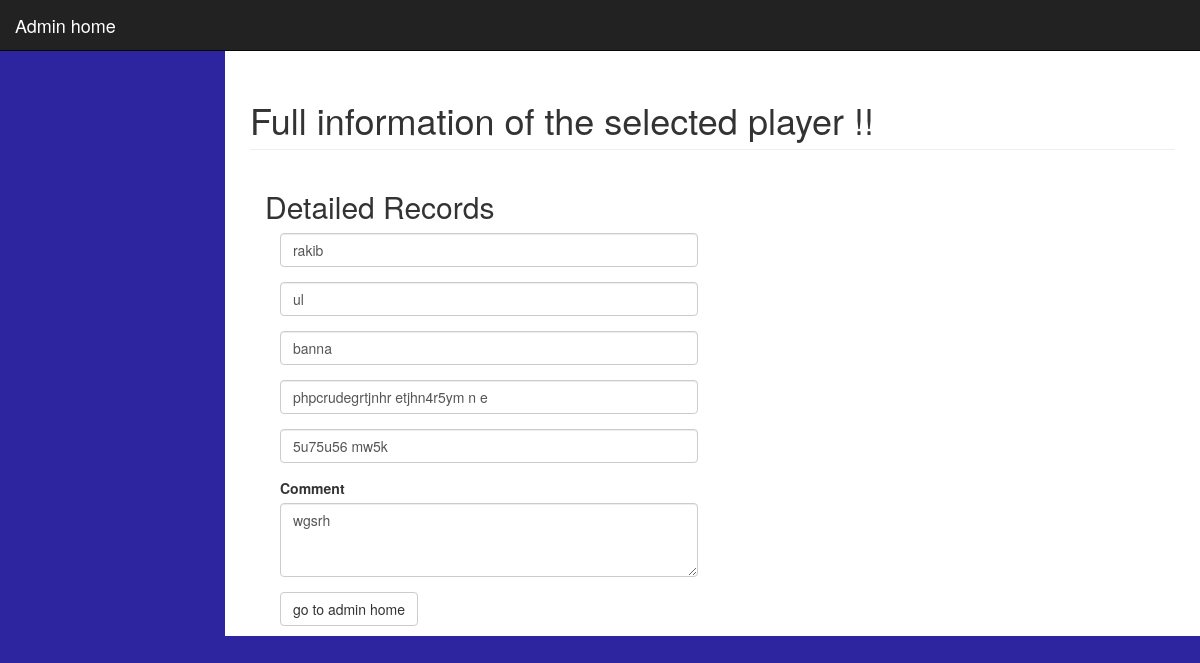
/searchfrm.php?id=4, run on the app's committed database.
### tables this page shows
CREATE TABLE `people` (
  `people_id` int(11) NOT NULL,
  `first_name` varchar(30) NOT NULL,
  `last_name` varchar(30) NOT NULL,
  `mid_name` varchar(30) NOT NULL,
  `address` varchar(30) NOT NULL,
  `contact` varchar(30) NOT NULL,
  `comment` text NOT NULL
);

### searchfrm.php (the view, shortened to what this page needs)
<?php
       include('connection.php');
       include('header.php');
        ?>
<body>
    <div id="wrapper">
        <nav class="navbar navbar-inverse navbar-fixed-top" role="navigation">
            <div class="navbar-header">
                <a class="navbar-brand" href="index.php">Admin home</a>
            </div>
        </nav>
        <div id="page-wrapper">
            <div class="container-fluid">
                <div class="row">
                    <div class="col-lg-12">
                        <h1 class="page-header">
                           Full information of the selected player !!
                        </h1>
                    </div>
                </div>
<?php
$query = 'SELECT * FROM people
              WHERE
              people_id ='.$_GET['id'];
            $result = mysqli_query($conn, $query) or die(mysqli_error($conn));
              while($row = mysqli_fetch_array($result))
              {
                $i= $row['first_name'];
                $a=$row['last_name'];
                $b=$row['mid_name'];
                $c=$row['address'];
                $d=$row['contact'];
                $e=$row['comment'];
              }
?>
             <div class="col-lg-12">
                  <h2>Detailed Records</h2>
                      <div class="col-lg-6">
                        <form role="form" method="post" action="index.php">
                            <div class="form-group">
                              <input class="form-control" placeholder="First Name" name="firstname" value="<?php echo $i; ?>">
                            </div>
                            <div class="form-group">
                              <input class="form-control" placeholder="Last Name" name="lastname" value="<?php echo $a; ?>">
                            </div>
                            <div class="form-group">
                              <input class="form-control" placeholder="Middle Name" name="Middlename" value="<?php echo $b; ?>">
                            </div>
                            <div class="form-group">
                              <input class="form-control" placeholder="Address" name="Address" value="<?php echo $c; ?>">
                            </div>
                            <div class="form-group">
                              <input class="form-control" placeholder="Contact" name="Contact" value="<?php echo $d; ?>">
                            </div>
                            <div class="form-group">
                             <label>Comment</label>
                              <textarea class="form-control" rows="3"  name="comment"><?php echo $e; ?></textarea>
                            </div>
                            <button type="submit" class="btn btn-default">go to admin home</button>
                      </form>
                    </div>
                </div>
            </div>
        </div>
    </div>
</body>
</html>

### css/sb-admin.css (style rules this page uses)
body { margin-top: 100px; background-color: #222; }
@media (min-width:768px) { body { margin-top: 50px; } }
#wrapper { padding-left: 0; }
#page-wrapper { width: 100%; padding: 0; background-color: #fff; }
@media (min-width:768px) { #wrapper { padding-left: 225px; } }
@media (min-width:768px) { #page-wrapper { padding: 10px; } }

### header.php (style rules this page uses)
body { background: #2D25A0; }

### data on the page
people: firstname "rakib", lastname "ul", Middlename "banna", Address "phpcrudegrtjnhr etjhn4r5ym n e", Contact "5u75u56 mw5k", comment "wgsrh"
